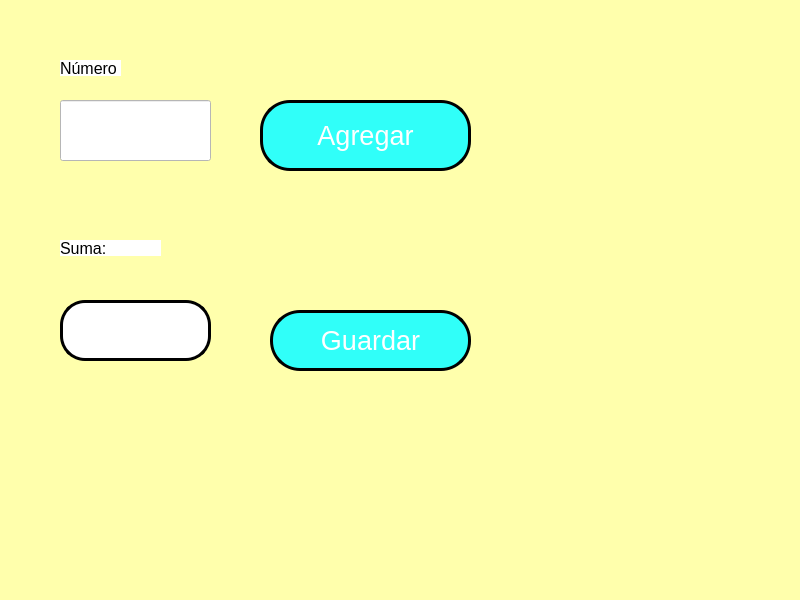
<?xml version="1.0" encoding="UTF-8"?>
<ui version="4.0">
 <class>P01_EjemploConUnBoton</class>
 <widget class="QMainWindow" name="P01_EjemploConUnBoton">
  <property name="geometry">
   <rect>
    <x>0</x>
    <y>0</y>
    <width>800</width>
    <height>600</height>
   </rect>
  </property>
  <property name="windowTitle">
   <string>MainWindow</string>
  </property>
  <property name="styleSheet">
   <string notr="true">background-color: rgb(255, 255, 172);</string>
  </property>
  <widget class="QWidget" name="centralwidget">
   <widget class="QPushButton" name="btn_agregar">
    <property name="geometry">
     <rect>
      <x>260</x>
      <y>100</y>
      <width>211</width>
      <height>71</height>
     </rect>
    </property>
    <property name="font">
     <font>
      <pointsize>20</pointsize>
     </font>
    </property>
    <property name="styleSheet">
     <string notr="true">background-color: rgb(48, 255, 249);
color: rgb(255, 255, 255);
border-radius: 30px;
border: 3px solid black;</string>
    </property>
    <property name="text">
     <string>Agregar</string>
    </property>
   </widget>
   <widget class="QLineEdit" name="txt_numero">
    <property name="geometry">
     <rect>
      <x>60</x>
      <y>100</y>
      <width>151</width>
      <height>61</height>
     </rect>
    </property>
    <property name="font">
     <font>
      <pointsize>19</pointsize>
     </font>
    </property>
    <property name="styleSheet">
     <string notr="true">alternate-background-color: rgb(255, 255, 255);
background-color: rgb(255, 255, 255);</string>
    </property>
    <property name="text">
     <string/>
    </property>
    <property name="alignment">
     <set>Qt::AlignCenter</set>
    </property>
   </widget>
   <widget class="QLabel" name="label">
    <property name="geometry">
     <rect>
      <x>60</x>
      <y>60</y>
      <width>61</width>
      <height>16</height>
     </rect>
    </property>
    <property name="font">
     <font>
      <pointsize>12</pointsize>
     </font>
    </property>
    <property name="styleSheet">
     <string notr="true">background-color: rgb(255, 255, 255);</string>
    </property>
    <property name="text">
     <string>Número</string>
    </property>
   </widget>
   <widget class="QLineEdit" name="txt_suma">
    <property name="geometry">
     <rect>
      <x>60</x>
      <y>300</y>
      <width>151</width>
      <height>61</height>
     </rect>
    </property>
    <property name="font">
     <font>
      <pointsize>19</pointsize>
     </font>
    </property>
    <property name="styleSheet">
     <string notr="true">background-color: rgb(255, 255, 255);
border-radius:25px;
border: 3px solid black;
</string>
    </property>
    <property name="text">
     <string/>
    </property>
    <property name="alignment">
     <set>Qt::AlignCenter</set>
    </property>
   </widget>
   <widget class="QLabel" name="label_3">
    <property name="geometry">
     <rect>
      <x>60</x>
      <y>240</y>
      <width>101</width>
      <height>16</height>
     </rect>
    </property>
    <property name="font">
     <font>
      <pointsize>12</pointsize>
     </font>
    </property>
    <property name="styleSheet">
     <string notr="true">background-color: rgb(255, 255, 255);</string>
    </property>
    <property name="text">
     <string>Suma:</string>
    </property>
    <property name="alignment">
     <set>Qt::AlignLeading|Qt::AlignLeft|Qt::AlignVCenter</set>
    </property>
   </widget>
   <widget class="QPushButton" name="btn_guardar">
    <property name="geometry">
     <rect>
      <x>270</x>
      <y>310</y>
      <width>201</width>
      <height>61</height>
     </rect>
    </property>
    <property name="font">
     <font>
      <pointsize>20</pointsize>
     </font>
    </property>
    <property name="styleSheet">
     <string notr="true">background-color: rgb(48, 255, 249);
color: rgb(255, 255, 255);
border-radius: 30px;
border: 3px solid black;</string>
    </property>
    <property name="text">
     <string>Guardar</string>
    </property>
   </widget>
  </widget>
  <widget class="QMenuBar" name="menubar">
   <property name="geometry">
    <rect>
     <x>0</x>
     <y>0</y>
     <width>800</width>
     <height>21</height>
    </rect>
   </property>
  </widget>
  <widget class="QStatusBar" name="statusbar"/>
 </widget>
 <resources/>
 <connections/>
</ui>
